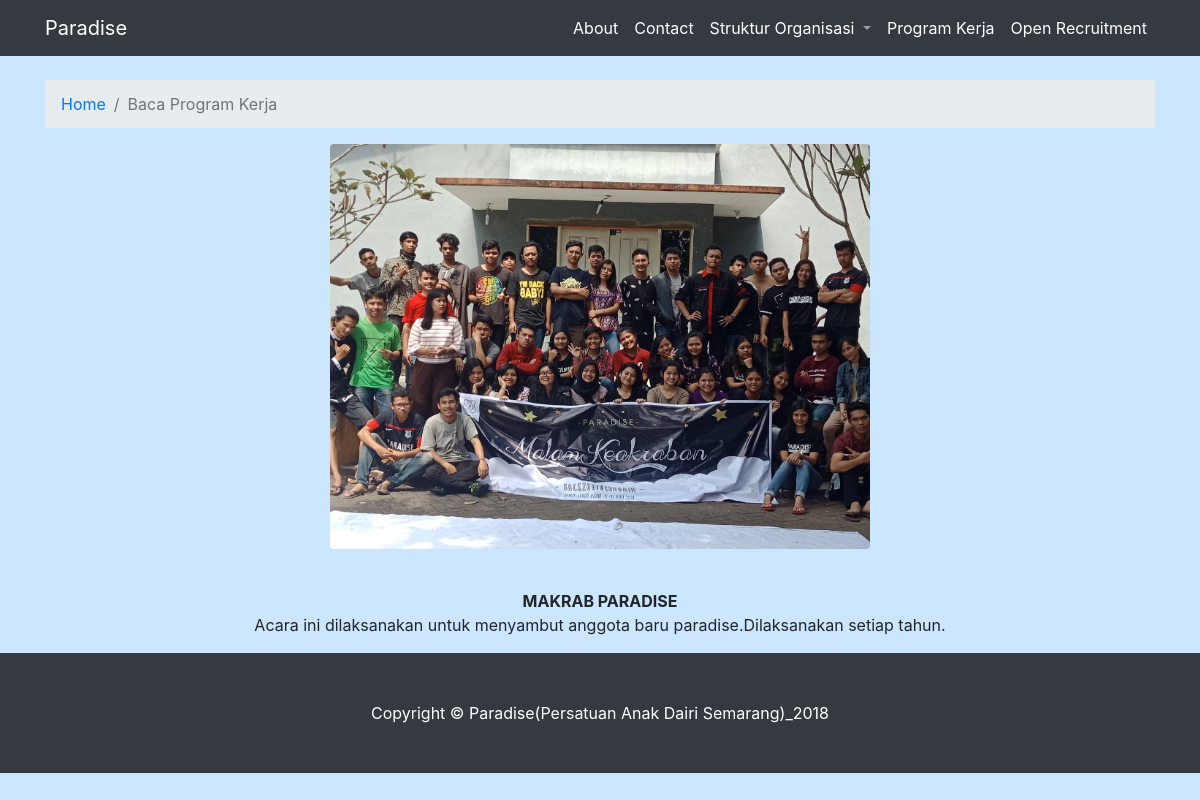
/index.php?halaman=baca&id=1, run on the app's committed database.
### tables this page shows
CREATE TABLE `proker` (
  `id_proker` int(11) NOT NULL,
  `judul_proker` varchar(100) NOT NULL,
  `isi_proker` text NOT NULL,
  `foto_proker` varchar(100) NOT NULL,
  `tanggal_proker` date NOT NULL
);

### baca.php (the view)
<br/>
<?php
$id=$_GET['id'];
 ?>
<div class="container">
	<ol class="breadcrumb">
        <li class="breadcrumb-item">
          <a href="./">Home</a>
        </li>
        <li class="breadcrumb-item active">Baca Program Kerja</li>
      </ol>
	<div class="row">
			    <?php
        			include'koneksi.php';
        			$data=mysqli_query($konek,"SELECT * FROM proker WHERE id_proker=$id");
        			$new_data=mysqli_fetch_array($data);
        		?>
		<div class="col-lg-3"></div>
		<div class="col-lg-6">
          <p align="center"><img class="img-fluid rounded mb-4" src="img/<?php echo $new_data['foto_proker'] ?>" alt=""></p>
        </div>
        <div class="col-lg-3"></div>
        <div class="col-sm-12">
        	<p align="center">
        		<?php
        			echo "<b>".$new_data['judul_proker']."</b><br/>";
        			echo $new_data['isi_proker'];
        		 ?>
        	</p>
        </div>
	</div>
</div>

### css/modern-business.css (style rules this page uses)
body { padding-top: 54px; }
@media (min-width: 992px) { body { padding-top: 56px; } }

### data on the page
proker: foto_proker (picture), judul_proker "MAKRAB PARADISE", isi_proker "Acara ini dilaksanakan untuk menyambut anggota baru paradise.Dilaksanakan setiap tahun."
